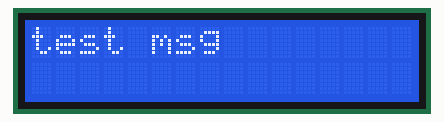
This program was run on a simulated Raspberry Pi (BCM pin numbers). Shown: 16×2 character LCD. At 3.0 s the program stops and its outputs stay as they are.

Above: at 0.1 s.

The program:

lcd_keypad.py
```python
import board
import digitalio
import adafruit_character_lcd.character_lcd as characterlcd

from time import sleep

lcd_columns = 16
lcd_rows = 2

lcd_rs = digitalio.DigitalInOut(board.D25)
lcd_en = digitalio.DigitalInOut(board.D24)
lcd_d7 = digitalio.DigitalInOut(board.D22)
lcd_d6 = digitalio.DigitalInOut(board.D27)
lcd_d5 = digitalio.DigitalInOut(board.D17)
lcd_d4 = digitalio.DigitalInOut(board.D23)
# lcd_backlight = digitalio.DigitalInOut(board.D13)


lcd = characterlcd.Character_LCD(
    lcd_rs, lcd_en, lcd_d4, lcd_d5, lcd_d6, lcd_d7, lcd_columns, lcd_rows
    )

def print_result(result_message):
    lcd.message = result_message
    sleep(3)
    lcd.clear()
# lcd.message = 'Hello python'
# lcd.clear()

if __name__ == '__main__':
    print_result('test msg')
```

Measured:
- what the display in image 0 shows lasts 3.0 s, from 0.0 s to 3.0 s
